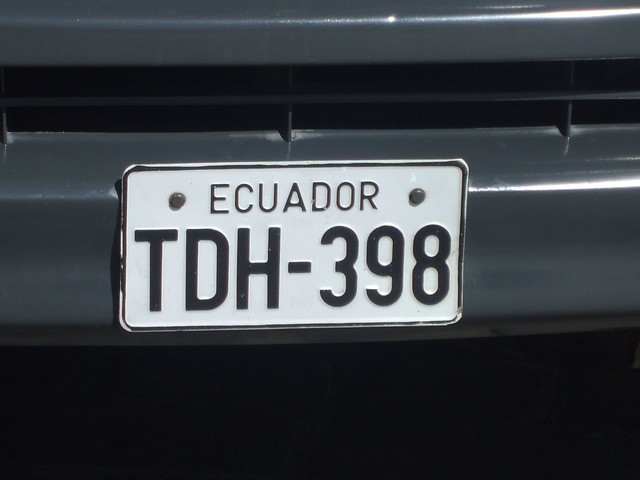
#> input picture imagenes de prueba/0.jpg, 640 x 480 px, given in place of the camera
$ python copilado.py
#> lines starting #> are read from the running program, lines starting #| are printed output that depends on the picture; after the words box and inside, x2 and y2 are one past the last pixel; in counts of white or black regions, pixels touching at a corner belong together
import cv2
import imutils
import numpy as np
import pytesseract
import webbrowser
from PIL import Image

cars_cascade = cv2.CascadeClassifier('haarcascade_car.xml')

cap = cv2.VideoCapture(0)


def detect_cars(frame):

    cars = cars_cascade.detectMultiScale(frame, 1.15, 4)
    for (x, y, w, h) in cars:
        plate = frame[y:y + h, x:x + w]
        cv2.rectangle(frame, (x, y), (x+w,y+h), color=(0, 255, 0), thickness=2)
        cv2.imshow('car',plate)
        cv2.imwrite("carplate.jpg", plate)

    return frame

def placa():
    #img = cv2.VideoCapture('carplate.jpeg',cv2.IMREAD_COLOR)
    img = cv2.imread('carplate.jpg',cv2.IMREAD_COLOR)

    img = cv2.resize(img, (620,480) )

    placaencontrada=False


    gray = cv2.cvtColor(img, cv2.COLOR_BGR2GRAY) #convierte a escala de grises
    gray = cv2.bilateralFilter(gray, 11, 17, 17) #Desenfoque para reducir el ruido ***************
    edged = cv2.Canny(gray, 30, 200) #Realizar detección de bordes*********************


    # encontrar contornos en la imagen de bordes, mantener solo el más grande
    # ones, e inicializa nuestro contorno de pantalla
    cnts = cv2.findContours(edged.copy(), cv2.RETR_TREE, cv2.CHAIN_APPROX_SIMPLE)
    cnts = imutils.grab_contours(cnts)
    cnts = sorted(cnts, key = cv2.contourArea, reverse = True)[:10]
    screenCnt = None

    # bucle sobre nuestros contornos
    for c in cnts:

        # aproximar el contorno
        peri = cv2.arcLength(c, True)
        approx = cv2.approxPolyDP(c, 0.018 * peri, True)

        # si nuestro contorno aproximado tiene cuatro puntos, entonces
        # podemos suponer que hemos encontrado nuestra pantalla
        if len(approx) == 4:
            screenCnt = approx
            break


    if screenCnt is None:
        detected = 0
        print ("No contour detected")
    else:
        detected = 1

    if detected == 1:
        cv2.drawContours(img, [screenCnt], -1, (0, 255, 0), 3)

    # Enmascarar la parte que no sea la placa de matrícula
    mask = np.zeros(gray.shape,np.uint8)
    new_image = cv2.drawContours(mask,[screenCnt],0,255,-1,)
    new_image = cv2.bitwise_and(img,img,mask=mask)


    # recortar
    (x, y) = np.where(mask == 255)
    (topx, topy) = (np.min(x), np.min(y))
    (bottomx, bottomy) = (np.max(x), np.max(y))
    Cropped = gray[topx:bottomx+1, topy:bottomy+1]

    #FILTROS
    ret,thresh1 = cv2.threshold(Cropped,127,255,cv2.THRESH_BINARY)
    ret,thresh3 = cv2.threshold(thresh1,127,255,cv2.THRESH_TRUNC)
    ret,thresh4 = cv2.threshold(Cropped,127,255,cv2.THRESH_TOZERO)
    ret, thresh5 = cv2.threshold(Cropped,0,255,cv2.THRESH_BINARY_INV+cv2.THRESH_OTSU)
    blur = cv2.GaussianBlur(Cropped,(5,5),0)
    ret, thresh6 = cv2.threshold(blur,0,255,cv2.THRESH_BINARY+cv2.THRESH_OTSU)

    #Eliminacion de ruido
    kernel = np.ones((3,3),np.uint8)
    opening = cv2.morphologyEx(thresh1,cv2.MORPH_OPEN,kernel, iterations = 2)
    # Encuentra el área del fondo
    sure_bg = cv2.dilate(opening,kernel,iterations=3)
    # Encuentra el área del primer
    dist_transform = cv2.distanceTransform(opening,cv2.DIST_L2,5)
    ret, sure_fg = cv2.threshold(dist_transform,0.7*dist_transform.max(),255,0)


    #Lee la matrícula

    text = pytesseract.image_to_string(Cropped, config='--psm 11')
    text2 = pytesseract.image_to_string(thresh1, config='--psm 11')
    text3 = pytesseract.image_to_string(thresh3, config='--psm 11')
    text4 = pytesseract.image_to_string(thresh4, config='--psm 11')
    text5 = pytesseract.image_to_string(thresh5, config='--psm 11')
    text6 = pytesseract.image_to_string(thresh6, config='--psm 11')


    if text [0] == "{":
        text = text.replace("{", "I")

    if text [0] == "/":
        text = text.replace("/", "I")

    if text [0] == "1":
        text = text.replace("1", "I")


    if text2 [0] == "{":
        text2 = text2.replace("{", "I")

    if text2 [0] == "/":
        text2 = text2.replace("/", "I")

    if text2 [0] == "1":
        text2 = text2.replace("1", "I")


    if text3 [0] == "{":
        text3 = text3.replace("{", "I")

    if text3 [0] == "/":
        text3 = text3.replace("/", "I")

    if text3 [0] == "1":
        text3 = text3.replace("1", "I")


    if text4 [0] == "{":
        text4 = text4.replace("{", "I")

    if text4 [0] == "/":
        text4 = text4.replace("/", "I")

    if text4 [0] == "1":
        text4 = text4.replace("1", "I")


    if text5 [0] == "{":
        text5 = text5.replace("{", "I")

    if text5 [0] == "/":
        text5 = text5.replace("/", "I")

    if text5 [0] == "1":
        text5 = text5.replace("1", "I")


    if text6 [0] == "{":
        text6 = text6.replace("{", "I")

    if text6 [0] == "/":
        text6 = text6.replace("/", "I")

    if text6 [0] == "1":
        text6 = text6.replace("1", "I")


    #Longitud de texto por cada filtro
    longitud1 = len(text)
    longitud2 = len(text2)
    longitud3 = len(text3)
    longitud4 = len(text4)
    longitud5 = len(text5)
    longitud6 = len(text6)


    #Procedemos a normalizar y validar cada uno de los filtros
    print("Detected Number is:",text)

    print("1ER FILTRO")

    if longitud1 > 5:
        comp11 = text [0].isalpha()
        comp12 = text [1].isalpha()
        comp13 = text [2].isalpha()

        comp14 = text [4].isdigit()
        comp15 = text [5].isdigit()
        comp16 = text [6].isdigit()

        if comp11 == True:
            print("1 parametro valido")
            if comp12 == True:
                print("2 parametro valido")
                if comp13 == True:
                    print("3 parametro valido")
                    if text [3] == "-":
                        print("Gion conseguido")
                        if comp14 == True:
                            print("4 parametro valido")
                            if comp15 == True:
                                print("5 parametro valido")
                                if comp16 == True:
                                    print("6 parametro valido")
                                    valides1 = True
                                else:
                                    print("6 parametro no valido")
                                    valides1 = False
                            else:
                                print("5 parametro no valido")
                                valides1 = False
                        else:
                            print("4 parametro no valido")
                            valides1 = False
                    else:
                        print("no es placa nacional")
                        valides1 = False
                else:
                    print("3 parametro no valido")
                    valides1 = False
            else:
                print("2 parametro no valido")
                valides1 = False
        else:
            print("1 parametro no valido")
            valides1 = False
    else:
        print("el primer filtro no es valido")
        valides1 = False


    print("Detected Number2 is:",text2)

    print("2DO FILTRO")
    if longitud2 > 5:
        comp21 = text2 [0].isalpha()
        comp22 = text2 [1].isalpha()
        comp23 = text2 [2].isalpha()

        comp24 = text2 [4].isdigit()
        comp25 = text2 [5].isdigit()
        comp26 = text2 [6].isdigit()

        if comp21 == True:
            print("1 parametro valido")
            if comp22 == True:
                print("2 parametro valido")
                if comp23 == True:
                    print("3 parametro valido")
                    if text2 [3] == "-":
                        print("Gion conseguido")
                        if comp24 == True:
                            print("4 parametro valido")
                            if comp25 == True:
                                print("5 parametro valido")
                                if comp26 == True:
                                    print("6 parametro valido")
                                    valides2 = True
                                else:
                                    print("6 parametro no valido")
                                    valides2 = False
                            else:
                                print("5 parametro no valido")
                                valides2 = False
                        else:
                            print("4 parametro no valido")
                            valides2 = False
                    else:
                        print("no es placa nacional")
                        valides2 = False
                else:
                    print("3 parametro no valido")
                    valides2 = False
            else:
                print("2 parametro no valido")
                valides2 = False
        else:
            print("1 parametro no valido")
            valides2 = False
    else:
        print("el segundo filtro no es valido")
        valides2 = False


    print("Detected Number3 is:",text3)

    print("3RO FILTRO")
    if longitud3 > 5:
        comp31 = text3 [0].isalpha()
        comp32 = text3 [1].isalpha()
        comp33 = text3 [2].isalpha()

        comp34 = text3 [4].isdigit()
        comp35 = text3 [5].isdigit()
        comp36 = text3 [6].isdigit()

        if comp31 == True:
            print("1 parametro valido")
            if comp32 == True:
                print("2 parametro valido")
                if comp33 == True:
                    print("3 parametro valido")
                    if text3 [3] == "-":
                        print("Gion conseguido")
                        if comp34 == True:
                            print("4 parametro valido")
                            if comp35 == True:
                                print("5 parametro valido")
                                if comp36 == True:
                                    print("6 parametro valido")
                                    valides3 = True
                                else:
                                    print("6 parametro no valido")
                                    valides3 = False
                            else:
                                print("5 parametro no valido")
                                valides3 = False
                        else:
                            print("4 parametro no valido")
                            valides3 = False
                    else:
                        print("no es placa nacional")
                        valides3 = False
                else:
                    print("3 parametro no valido")
                    valides3 = False
            else:
                print("2 parametro no valido")
                valides3 = False
        else:
            print("1 parametro no valido")
            valides3 = False
    else:
        print("el tercer filtro no es valido")
        valides3 = False


    print("Detected Number4 is:",text4)
    print("4TO FILTRO")
    if longitud4 > 5:
        comp41 = text4 [0].isalpha()
        comp42 = text4 [1].isalpha()
        comp43 = text4 [2].isalpha()

        comp44 = text4 [4].isdigit()
        comp45 = text4 [5].isdigit()
        comp46 = text4 [6].isdigit()

        if comp41 == True:
            print("1 parametro valido")
            if comp42 == True:
                print("2 parametro valido")
                if comp43 == True:
                    print("3 parametro valido")
                    if text4 [3] == "-":
                        print("Gion conseguido")
                        if comp44 == True:
                            print("4 parametro valido")
                            if comp45 == True:
                                print("5 parametro valido")
                                if comp46 == True:
                                    print("6 parametro valido")
                                    valides4 = True
                                else:
                                    print("6 parametro no valido")
                                    valides4 = False
                            else:
                                print("5 parametro no valido")
                                valides4 = False
                        else:
                            print("4 parametro no valido")
                            valides4 = False
                    else:
                        print("no es placa nacional")
                        valides4 = False
                else:
                    print("3 parametro no valido")
                    valides4 = False
            else:
                print("2 parametro no valido")
                valides4 = False
        else:
            print("1 parametro no valido")
            valides4 = False
    else:
        print("el cuarto filtro no es valido")
        valides4 = False


    print("Detected Number5 is:",text5)
    print("5TO FILTRO")
    if longitud5 > 5:
        comp51 = text5 [0].isalpha()
        comp52 = text5 [1].isalpha()
        comp53 = text5 [2].isalpha()

        comp54 = text5 [4].isdigit()
        comp55 = text5 [5].isdigit()
        comp56 = text5 [6].isdigit()

        if comp51 == True:
            print("1 parametro valido")
            if comp52 == True:
                print("2 parametro valido")
                if comp53 == True:
                    print("3 parametro valido")
                    if text5 [3] == "-":
                        print("Gion conseguido")
                        if comp54 == True:
                            print("4 parametro valido")
                            if comp55 == True:
                                print("5 parametro valido")
                                if comp56 == True:
                                    print("6 parametro valido")
                                    valides5 = True
                                else:
                                    print("6 parametro no valido")
                                    valides5 = False
                            else:
                                print("5 parametro no valido")
                                valides5 = False
                        else:
                            print("4 parametro no valido")
                            valides5 = False
                    else:
                        print("no es placa nacional")
                        valides5 = False
                else:
                    print("3 parametro no valido")
                    valides5 = False
            else:
                print("2 parametro no valido")
                valides5 = False
        else:
            print("1 parametro no valido")
            valides5 = False
    else:
        print("el quinto filtro no es valido")
        valides5 = False

    print("Detected Number6 is:",text6)
    print("6TO FILTRO")
    if longitud6 > 6:
        comp61 = text6 [0].isalpha()
        comp62 = text6 [1].isalpha()
        comp63 = text6 [2].isalpha()

        comp64 = text6 [4].isdigit()
        comp65 = text6 [5].isdigit()
        comp66 = text6 [6].isdigit()

        if comp61 == True:
            print("1 parametro valido")
            if comp62 == True:
                print("2 parametro valido")
                if comp63 == True:
                    print("3 parametro valido")
                    if text6 [3] == "-":
                        print("Gion conseguido")
                        if comp64 == True:
                            print("4 parametro valido")
                            if comp65 == True:
                                print("5 parametro valido")
                                if comp66 == True:
                                    print("6 parametro valido")
                                    valides6 = True
                                else:
                                    print("6 parametro no valido")
                                    valides6 = False
                            else:
                                print("5 parametro no valido")
                                valides6 = False
                        else:
                            print("4 parametro no valido")
                            valides6 = False
                    else:
                        print("no es placa nacional")
                        valides6 = False
                else:
                    print("3 parametro no valido")
                    valides6 = False
            else:
                print("2 parametro no valido")
                valides6 = False
        else:
            print("1 parametro no valido")
            valides6 = False
    else:
        print("el sexto filtro no es valido")
        valides6 = False


    if valides1 == True:

        comprobacion()
        #resultado1
        if coincidencia > 1:
            print("El resultado con un porcentaje de:",(coincidencia+1*100/6))
            print("es:",text)
            valides2 = False
            valides3 = False
            valides4 = False
            valides5 = False
            valides6 = False
            placaencontrada = True
            recordTuple = (text)

    if valides2 == True:

        comprobacion2()
        #resultado2

        if coincidencia2 >= 1:
            print("El resultado con un porcentaje de:",(coincidencia2+1)*100/6)
            print("es:",text2)
            valides3 = False
            valides4 = False
            valides5 = False
            valides6 = False
            placaencontrada = True
            recordTuple = (text2)


    if valides3 == True:

        comprobacion3()
        #resultado3

        if coincidencia3 >= 1:
            print("El resultado con un porcentaje de:",(coincidencia3+1)*100/6)
            print("es:",text3)
            valides3 = False
            valides4 = False
            valides5 = False
            valides6 = False
            placaencontrada = True
            recordTuple = (text3)

    if valides4 == True:

        comprobacion4()
        #resultado4

        if coincidencia4 >= 1:
            print("El resultado con un porcentaje de:",(coincidencia4+1)*100/6)
            print("es:",text4)

            valides4 = False
            valides5 = False
            valides6 = False
            placaencontrada = True
            recordTuple = (text4)

    if valides5 == True:

        comprobacion5()
        #resultado4

        if coincidencia5 >= 1:
            print("El resultado con un porcentaje de:",(coincidencia5+1)*100/6)
            print("es:",text5)

            valides6 = False
            placaencontrada = True
            recordTuple = (text5)

    if valides6 == True:

        comprobacion6()
        #resultado4

        if coincidencia6 >= 1:
            print("El resultado con un porcentaje de:",(coincidencia6+1)*100/6)
            print("es:",text6)
            placaencontrada = True
            recordTuple = (text6)

    if valides6 == True:
            print("NECESITAMOS OTRA FOTO")


    # [8 lines of commented-out code are left out]

    if placaencontrada == True:
        print("fotografia si")
        webbrowser.open_new("https://parqueaderoapp.000webhostapp.com/parqueadero/agregar.php?placa="+ recordTuple)
    else:
        print("fotografia no")

    cv2.imshow('image',img)
    cv2.imshow('Cropped',Cropped)
    cv2.imshow('img_binary',thresh1)
    cv2.imshow('img_trunc',thresh3)
    cv2.imshow('tozero',thresh4)
    cv2.imshow('binaryinv',thresh5)
    cv2.imshow('Otsus Binarization',thresh6)
    print("tesis")
    return


#Comparamos los validos
    # [125 lines left out: functions comprobacion, comprobacion2, comprobacion3, comprobacion4, comprobacion5, comprobacion6, not called in this run]

def Simulator():
    #CarVideo = cv2.VideoCapture('ew.mp4') # Cambiar por el dispositivo de cámara
    while cap.isOpened():
        ret, frame = cap.read()
#> frame is the input picture: shape (480, 640, 3); mean B, G, R 69.4, 64.2, 60
        frame = cv2.resize(frame,(900,600))
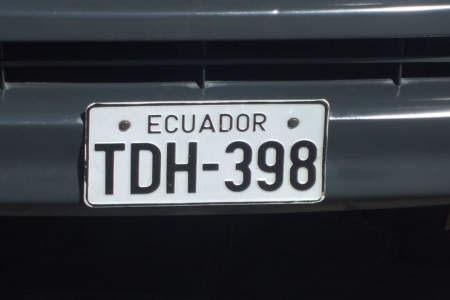
#> frame: shape (600, 900, 3) (shown at 1/2 size); mean B, G, R 69.3, 64.1, 60
        controlkey = cv2.waitKey(1)
#> (key q is pressed here)
        if ret: #En esta seccion se detecta el carro
            cars_frame = detect_cars(frame)
#> in detect_cars, `cars = cars_cascade.detectMultiScale(frame, 1.15, 4)`: cars = [[287, 238, 43, 43], [390, 300, 59, 59], [240, 331, 80, 80]]
#> the loop in detect_cars, `for (x, y, w, h) in cars:` made 3 passes
#> pass 1, in detect_cars, `cv2.imshow('car',plate)`:
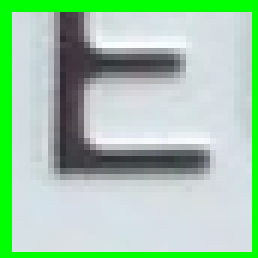
#> window 'car': shape (43, 43, 3) (shown 6 times larger); mean B, G, R 171.6, 202.1, 162.5
#> pass 2, in detect_cars, `cv2.imshow('car',plate)`:
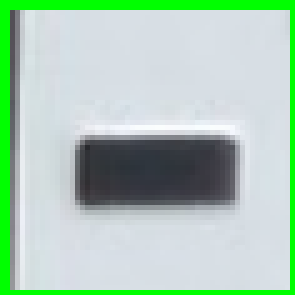
#> window 'car': shape (59, 59, 3) (shown 5 times larger); mean B, G, R 182, 202.3, 171.3
#> after the loop in detect_cars, `for (x, y, w, h) in cars:`:
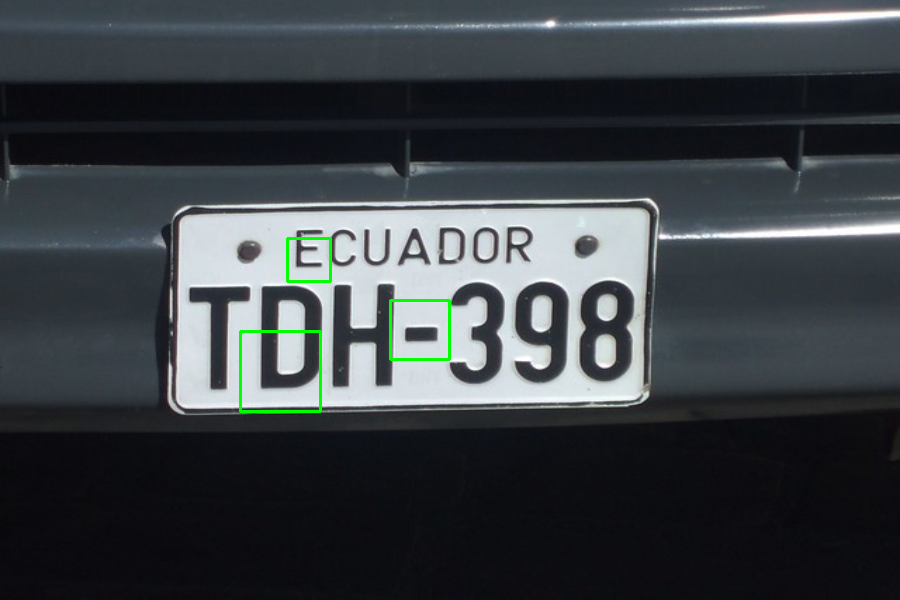
#> frame: shape (600, 900, 3); 0.4% of pixels changed, all inside (x1, y1, x2, y2) = (239, 237, 451, 413)

            cv2.imshow('frame', cars_frame)

            try:
                placa()
#> in placa, `img = cv2.imread('carplate.jpg',cv2.IMREAD_COLOR)`:
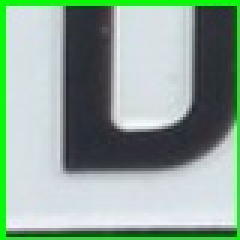
#> img: shape (80, 80, 3) (shown 3 times larger); mean B, G, R 152.4, 166.1, 142.8
#> in placa, `img = cv2.resize(img, (620,480) )`:
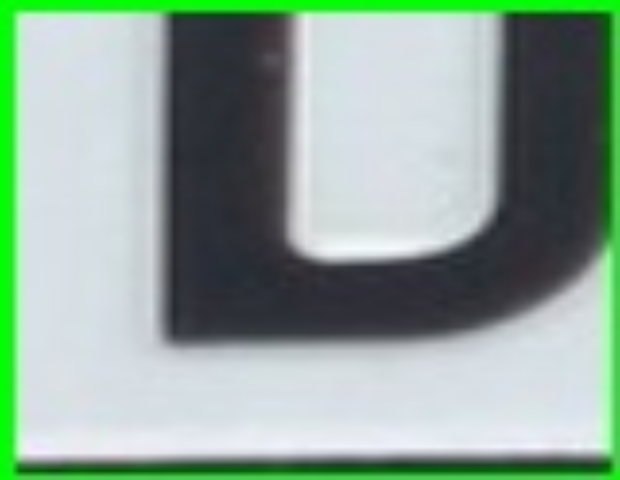
#> img: shape (480, 620, 3); mean B, G, R 152.3, 166, 142.6
#> in placa, `gray = cv2.cvtColor(img, cv2.COLOR_BGR2GRAY)`:
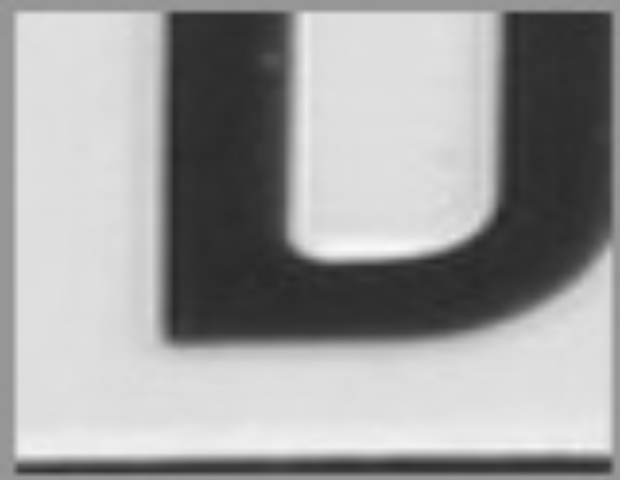
#> gray: shape (480, 620); min 38, max 249, mean 157.5
#> in placa, `cnts = cv2.findContours(edged.copy(), cv2.RETR_TREE, cv2.CHAIN_APPROX_..`: cnts = 0 contours
#> in placa, `cnts = imutils.grab_contours(cnts)`: cnts = []
                print ("aqui toy")
            except Exception:
                print("Error")
        else:
            break
        if controlkey == ord('q'):
            break

    cap.release()
    cv2.destroyAllWindows()

if __name__ == '__main__':
    Simulator()

    #este es el ultimo programa
